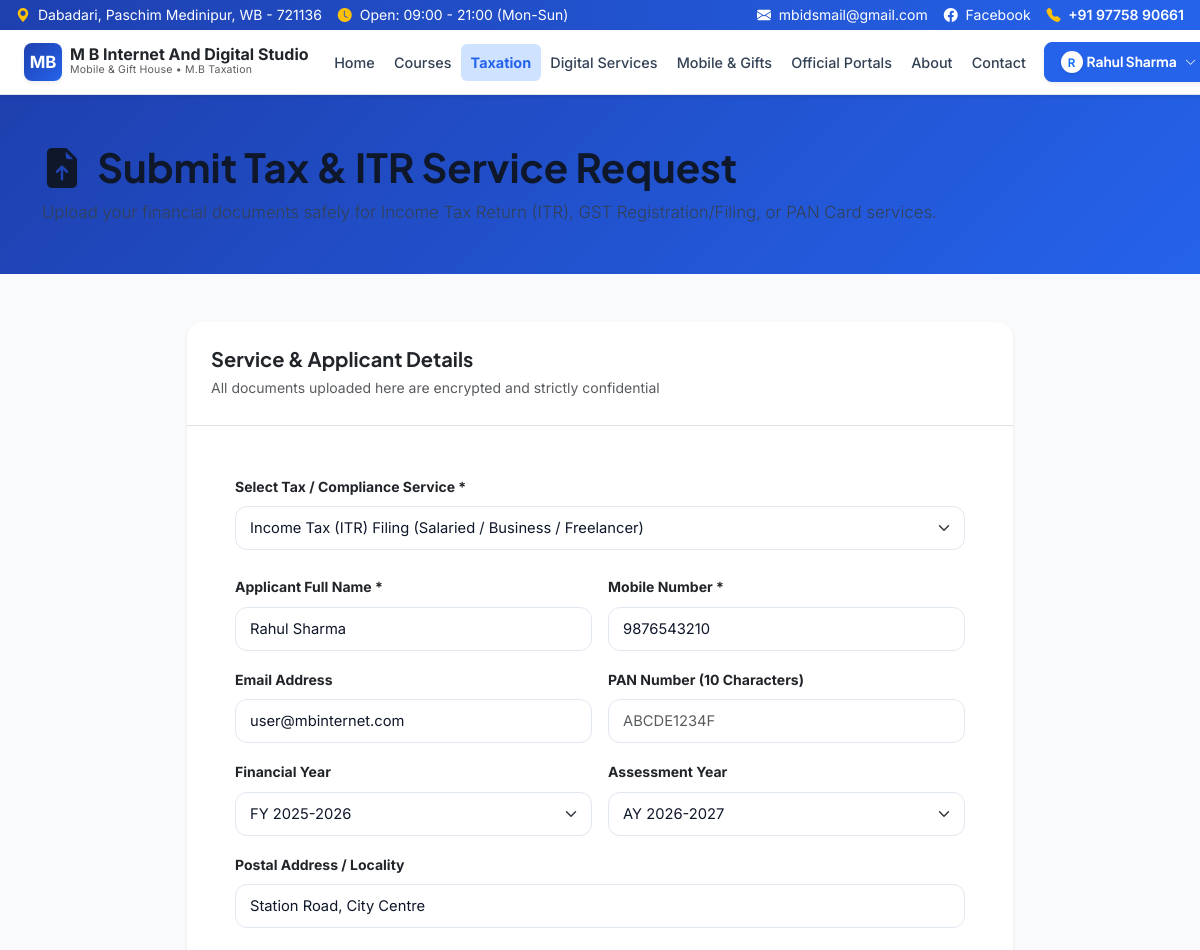
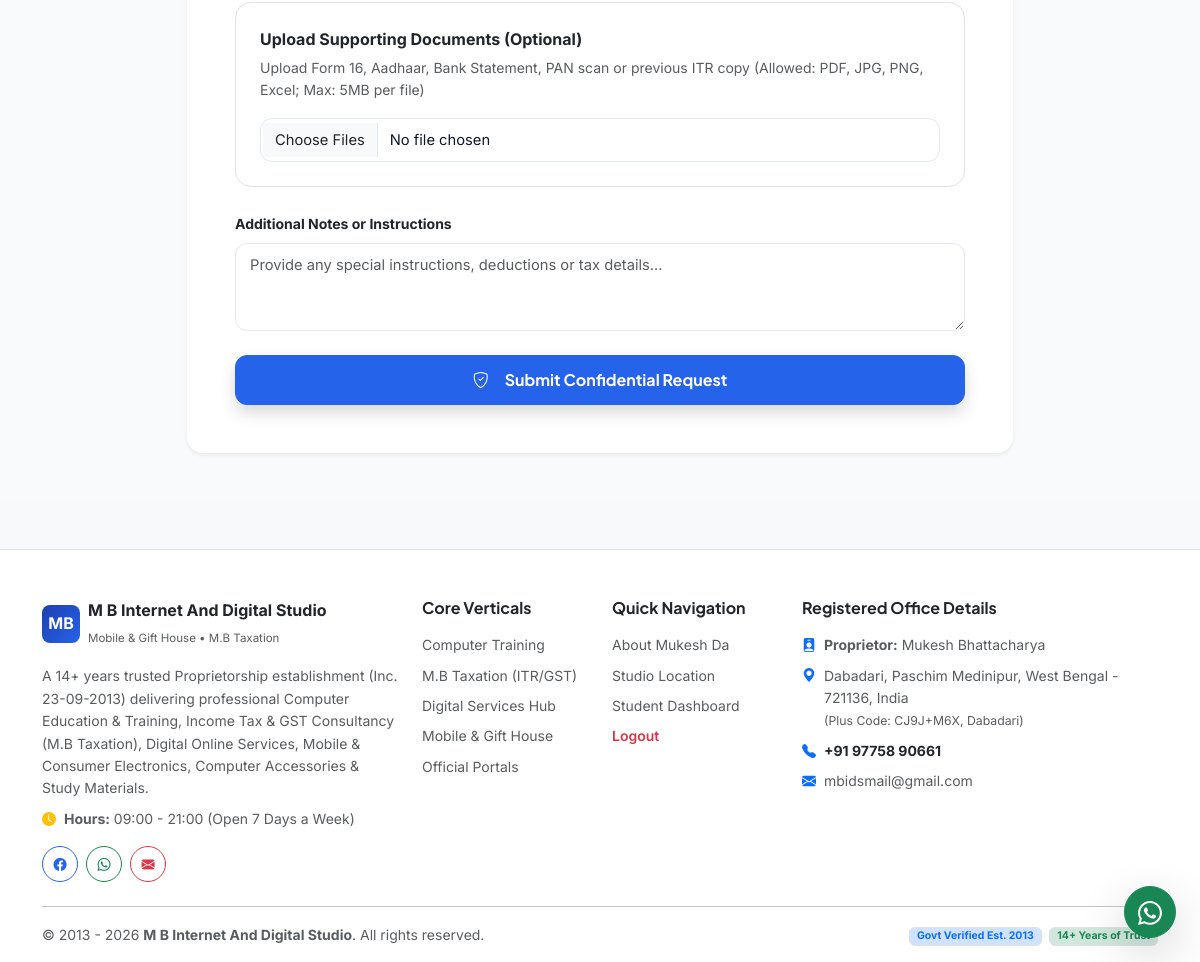
Page /tax-request.php (signed in) on the committed database (2 pictures, top to bottom).
### tables this page shows
CREATE TABLE `users` (
  `id` INT UNSIGNED NOT NULL AUTO_INCREMENT,
  `user_code` VARCHAR(50) NOT NULL UNIQUE,
  `name` VARCHAR(120) NOT NULL,
  `email` VARCHAR(150) NOT NULL UNIQUE,
  `mobile` VARCHAR(20) NOT NULL UNIQUE,
  `password_hash` VARCHAR(255) NOT NULL,
  `address` TEXT NULL,
  `role` ENUM('user', 'admin') NOT NULL DEFAULT 'user',
  `status` ENUM('active', 'inactive', 'suspended') NOT NULL DEFAULT 'active',
  `created_at` DATETIME NOT NULL DEFAULT CURRENT_TIMESTAMP,
  `updated_at` DATETIME NOT NULL DEFAULT CURRENT_TIMESTAMP ON UPDATE CURRENT_TIMESTAMP,
  PRIMARY KEY (`id`),
  INDEX `idx_users_email` (`email`),
  INDEX `idx_users_mobile` (`mobile`),
  INDEX `idx_users_role` (`role`),
  INDEX `idx_users_status` (`status`)
);

### includes/Auth.php (called while the page is built, shortened)
<?php
require_once __DIR__ . '/../config/db.php';
function is_logged_in(): bool {
    return !empty($_SESSION['user_id']) && !empty($_SESSION['role']);
}
function is_admin(): bool {
    return is_logged_in() && $_SESSION['role'] === 'admin';
}
function current_user(): ?array {
    global $conn;
    $stmt = $conn->prepare("SELECT id, user_code, name, email, mobile, address, role, status, created_at FROM users WHERE id = :id LIMIT 1");
    $stmt->execute([':id' => (int)$_SESSION['user_id']]);
    return $stmt->fetch() ?: null;
}

### tax-request.php (the view, shortened to what this page needs)
<?php
require_once __DIR__ . '/config/db.php';
require_once __DIR__ . '/includes/auth.php';
$service_param = isset($_GET['service']) ? trim($_GET['service']) : 'Income Tax (ITR) Filing';
include __DIR__ . '/includes/header.php';
?>
<section class="py-5 text-white" style="background: linear-gradient(135deg, #1e40af 0%, #2563eb 100%);">
  <div class="container">
    <h1 class="display-6 fw-bold mb-2"><i class="bi bi-file-earmark-arrow-up-fill me-2"></i> Submit Tax & ITR Service Request</h1>
    <p class="lead opacity-90 mb-0" style="font-size: 1.05rem;">
      Upload your financial documents safely for Income Tax Return (ITR), GST Registration/Filing, or PAN Card services.
    </p>
  </div>
</section>
<section class="py-5" style="background-color: var(--section-bg, #f8fafc);">
  <div class="container" style="max-width: 850px;">
    <div class="card border-0 shadow-sm rounded-4 overflow-hidden" style="background: var(--card-bg, #ffffff);">
      <div class="card-header bg-transparent border-bottom p-4">
        <h5 class="fw-bold text-dark mb-1">Service & Applicant Details</h5>
        <span class="small text-muted">All documents uploaded here are encrypted and strictly confidential</span>
      </div>
      <div class="card-body p-4 p-md-5">
        <form method="POST" action="tax-request.php" enctype="multipart/form-data">
          <div class="mb-4">
            <label class="form-label fw-bold text-dark small">Select Tax / Compliance Service *</label>
            <select name="service_type" class="form-select form-select-lg" required>
              <option value="Income Tax (ITR) Filing" <?php echo ($service_param === 'Income Tax (ITR) Filing' || $service_param === 'itr') ? 'selected' : ''; ?>>Income Tax (ITR) Filing (Salaried / Business / Freelancer)</option>
            </select>
          </div>
          <div class="row g-3 mb-3">
            <div class="col-md-6">
              <label class="form-label small fw-bold text-dark">Applicant Full Name *</label>
              <input type="text" name="customer_name" class="form-control" placeholder="e.g. Mukesh Bhattacharya" value="<?php echo htmlspecialchars($_POST['customer_name'] ?? $logged_user['name']); ?>" required maxlength="80">
            </div>
            <div class="col-md-6">
              <label class="form-label small fw-bold text-dark">Mobile Number *</label>
              <input type="tel" name="mobile" class="form-control" placeholder="10-digit mobile" pattern="[6-9][0-9]{9}" maxlength="10" value="<?php echo htmlspecialchars($_POST['mobile'] ?? $logged_user['mobile']); ?>" required>
            </div>
          </div>
          <div class="row g-3 mb-3">
            <div class="col-md-6">
              <label class="form-label small fw-bold text-dark">Email Address</label>
              <input type="email" name="email" class="form-control" placeholder="client@gmail.com" value="<?php echo htmlspecialchars($_POST['email'] ?? $logged_user['email']); ?>" maxlength="100">
            </div>
            <div class="col-md-6">
              <label class="form-label small fw-bold text-dark">PAN Number (10 Characters)</label>
              <input type="text" name="pan_number" class="form-control text-uppercase" placeholder="ABCDE1234F" maxlength="10" pattern="[A-Za-z]{5}[0-9]{4}[A-Za-z]{1}" value="<?php echo htmlspecialchars($_POST['pan_number'] ?? ''); ?>">
            </div>
          </div>
          <div class="row g-3 mb-3">
            <div class="col-md-6">
              <label class="form-label small fw-bold text-dark">Financial Year</label>
              <select name="financial_year" class="form-select">
                <option value="2025-2026" selected>FY 2025-2026</option>
              </select>
            </div>
            <div class="col-md-6">
              <label class="form-label small fw-bold text-dark">Assessment Year</label>
              <select name="assessment_year" class="form-select">
                <option value="2026-2027" selected>AY 2026-2027</option>
              </select>
            </div>
          </div>
          <div class="mb-4">
            <label class="form-label small fw-bold text-dark">Postal Address / Locality</label>
            <input type="text" name="address" class="form-control" placeholder="Near Lokkhi Bajar Market, Dabadari" value="<?php echo htmlspecialchars($_POST['address'] ?? $logged_user['address'] ?? ''); ?>" maxlength="255">
          </div>
          <div class="p-4 rounded-4 bg-subtle border mb-4">
            <label class="form-label fw-bold text-dark mb-1">Upload Supporting Documents (Optional)</label>
            <p class="small text-muted mb-3">Upload Form 16, Aadhaar, Bank Statement, PAN scan or previous ITR copy (Allowed: PDF, JPG, PNG, Excel; Max: 5MB per file)</p>
            <input type="file" name="documents[]" class="form-control" multiple accept=".pdf,.jpg,.jpeg,.png,.xlsx,.xls">
          </div>
          <div class="mb-4">
            <label class="form-label small fw-bold text-dark">Additional Notes or Instructions</label>
            <textarea name="notes" class="form-control" rows="3" placeholder="Provide any special instructions, deductions or tax details..." maxlength="1000"><?php echo htmlspecialchars($_POST['notes'] ?? ''); ?></textarea>
          </div>
          <button type="submit" class="btn btn-primary btn-lg w-100 fw-bold shadow">
            <i class="bi bi-shield-check me-2"></i> Submit Confidential Request
          </button>
        </form>
      </div>
    </div>
  </div>
</section>
<?php include __DIR__ . '/includes/footer.php'; ?>

### includes/header.php (shortened to what this page needs)
<?php
require_once __DIR__ . '/../config/db.php';
require_once __DIR__ . '/auth.php';
$logged_user = current_user();
$current_page = basename($_SERVER['PHP_SELF']);
?>
<!DOCTYPE html>
<html lang="en" data-bs-theme="light">
<head>
  <link href="https://cdn.jsdelivr.net/npm/bootstrap@5.3.3/dist/css/bootstrap.min.css" rel="stylesheet">
  <link href="https://cdn.jsdelivr.net/npm/bootstrap-icons@1.11.3/font/bootstrap-icons.min.css" rel="stylesheet">
  <link href="assets/css/style.css" rel="stylesheet">
</head>
<body class="bg-body-tertiary">
  <div class="topbar-banner py-1 px-3 d-flex justify-content-between align-items-center text-white small flex-wrap gap-2" style="background: linear-gradient(90deg, #1e40af, #2563eb);">
    <div class="d-flex align-items-center gap-3 flex-wrap">
      <span><i class="bi bi-geo-alt-fill text-warning me-1"></i> Dabadari, Paschim Medinipur, WB - 721136</span>
      <span><i class="bi bi-clock-fill text-warning me-1"></i> Open: 09:00 - 21:00 (Mon-Sun)</span>
    </div>
    <div class="d-flex align-items-center gap-3">
      <a href="mailto:mbidsmail@gmail.com" class="text-white text-decoration-none">
        <i class="bi bi-envelope-fill me-1"></i> mbidsmail@gmail.com
      </a>
      <a href="https://www.facebook.com/MBIDS/photos_by" target="_blank" rel="noopener noreferrer" class="text-white text-decoration-none">
        <i class="bi bi-facebook me-1"></i> <span class="d-none d-sm-inline">Facebook</span>
      </a>
      <a href="tel:+919775890661" class="text-white text-decoration-none fw-semibold">
        <i class="bi bi-telephone-fill me-1 text-warning"></i> +91 97758 90661
      </a>
    </div>
  </div>
  <nav class="navbar navbar-expand-xl sticky-top border-bottom py-2 shadow-sm bg-white site-navbar">
    <div class="container-fluid px-2 px-lg-4">
      <a class="navbar-brand d-flex align-items-center gap-2 me-2 me-lg-3 flex-shrink-0" href="index.php">
        <div class="brand-logo-badge d-flex align-items-center justify-content-center text-white fw-bold rounded-3 shadow-sm" style="width: 38px; height: 38px; background: linear-gradient(135deg, #1e40af, #2563eb); font-size: 1.05rem; flex-shrink: 0;">
          MB
        </div>
        <div>
          <span class="fw-bold fs-6 d-block text-dark lh-1 text-nowrap">M B Internet And Digital Studio</span>
          <span class="text-muted d-none d-md-block" style="font-size: 0.66rem; letter-spacing: 0.2px;">Mobile & Gift House • M.B Taxation</span>
        </div>
      </a>
      <div class="collapse navbar-collapse" id="navbarMain">
        <ul class="navbar-nav mx-auto mb-2 mb-xl-0 fw-semibold align-items-center">
          <li class="nav-item">
            <a class="nav-link <?php echo ($current_page == 'index.php') ? 'active text-primary fw-bold bg-primary-subtle' : 'text-dark'; ?>" href="index.php">Home</a>
          </li>
          <li class="nav-item">
            <a class="nav-link <?php echo ($current_page == 'courses.php' || $current_page == 'course-details.php') ? 'active text-primary fw-bold bg-primary-subtle' : 'text-dark'; ?>" href="courses.php">Courses</a>
          </li>
          <li class="nav-item">
            <a class="nav-link <?php echo ($current_page == 'tax-services.php' || $current_page == 'tax-request.php') ? 'active text-primary fw-bold bg-primary-subtle' : 'text-dark'; ?>" href="tax-services.php">Taxation</a>
          </li>
          <li class="nav-item">
            <a class="nav-link <?php echo ($current_page == 'digital-services.php') ? 'active text-primary fw-bold bg-primary-subtle' : 'text-dark'; ?>" href="digital-services.php">Digital Services</a>
          </li>
          <li class="nav-item">
            <a class="nav-link <?php echo ($current_page == 'mobile-gift-house.php') ? 'active text-primary fw-bold bg-primary-subtle' : 'text-dark'; ?>" href="mobile-gift-house.php">Mobile & Gifts</a>
          </li>
          <li class="nav-item">
            <a class="nav-link <?php echo ($current_page == 'important-links.php') ? 'active text-primary fw-bold bg-primary-subtle' : 'text-dark'; ?>" href="important-links.php">Official Portals</a>
          </li>
          <li class="nav-item">
            <a class="nav-link <?php echo ($current_page == 'about.php') ? 'active text-primary fw-bold bg-primary-subtle' : 'text-dark'; ?>" href="about.php">About</a>
          </li>
          <li class="nav-item">
            <a class="nav-link <?php echo ($current_page == 'contact.php') ? 'active text-primary fw-bold bg-primary-subtle' : 'text-dark'; ?>" href="contact.php">Contact</a>
          </li>
        </ul>
        <div class="d-flex align-items-center gap-2 mt-2 mt-xl-0 ms-xl-2 flex-shrink-0">
          <?php if (is_logged_in()): ?>
            <?php if (is_admin()): ?>
              <div class="dropdown flex-shrink-0">
                <button class="btn btn-danger btn-sm fw-bold dropdown-toggle d-inline-flex align-items-center gap-1 shadow-sm px-2 px-sm-3 py-2 rounded-3 user-profile-btn" type="button" data-bs-toggle="dropdown" aria-expanded="false" id="adminDropdownBtn">
                  <i class="bi bi-shield-lock-fill flex-shrink-0"></i>
                  <span class="d-inline-block text-truncate text-start" style="max-width: 110px; vertical-align: middle;">
                    <?php echo htmlspecialchars($logged_user['name'] ?? 'Admin'); ?>
                  </span>
                  <i class="bi bi-chevron-down ms-1 flex-shrink-0" style="font-size: 0.72rem;"></i>
                </button>
                <ul class="dropdown-menu dropdown-menu-end shadow-lg border-0 rounded-4 small py-2 mt-2" aria-labelledby="adminDropdownBtn" style="min-width: 250px;">
                  <li class="px-3 py-2 border-bottom bg-light">
                    <span class="d-block fw-bold text-dark text-truncate"><?php echo htmlspecialchars($logged_user['name'] ?? 'Mukesh Bhattacharya'); ?></span>
                    <span class="badge bg-danger mt-1" style="font-size: 0.68rem;">Administrator</span>
                  </li>
                  <li><a class="dropdown-item py-2 fw-semibold" href="admin/index.php"><i class="bi bi-speedometer2 text-primary me-2"></i> Dashboard Overview</a></li>
                  <li><a class="dropdown-item py-2" href="admin/courses.php"><i class="bi bi-mortarboard text-success me-2"></i> Manage Courses</a></li>
                  <li><a class="dropdown-item py-2" href="admin/tax-services.php"><i class="bi bi-receipt-cutoff text-purple me-2"></i> Tax & Legal Services</a></li>
                  <li><a class="dropdown-item py-2" href="admin/tax-requests.php"><i class="bi bi-file-earmark-text text-warning me-2"></i> Tax Applications</a></li>
                  <li><a class="dropdown-item py-2" href="admin/digital-services.php"><i class="bi bi-printer text-info me-2"></i> Digital Services</a></li>
                  <li><a class="dropdown-item py-2" href="admin/products.php"><i class="bi bi-phone text-warning me-2"></i> Mobile & Gifts</a></li>
                  <li><a class="dropdown-item py-2" href="admin/links.php"><i class="bi bi-link-45deg text-info me-2"></i> Official Portals</a></li>
                  <li><a class="dropdown-item py-2" href="admin/orders.php"><i class="bi bi-cart-check text-success me-2"></i> Admissions & Orders</a></li>
                  <li><a class="dropdown-item py-2" href="admin/users.php"><i class="bi bi-people text-secondary me-2"></i> User Directory</a></li>
                  <li><a class="dropdown-item py-2" href="admin/settings.php"><i class="bi bi-gear text-dark me-2"></i> Business Settings</a></li>
                  <li><hr class="dropdown-divider my-1"></li>
                  <li><a class="dropdown-item py-2 text-danger fw-bold" href="logout.php"><i class="bi bi-box-arrow-right me-2"></i> Logout Admin</a></li>
                </ul>
              </div>
            <?php else: ?>
              <div class="dropdown flex-shrink-0">
                <button class="btn btn-primary btn-sm fw-bold dropdown-toggle d-inline-flex align-items-center gap-1 shadow-sm px-2 px-sm-3 py-2 rounded-3 user-profile-btn" type="button" data-bs-toggle="dropdown" aria-expanded="false" id="userDropdownBtn">
                  <div class="rounded-circle bg-white text-primary d-inline-flex align-items-center justify-content-center fw-bold shadow-sm flex-shrink-0" style="width: 22px; height: 22px; font-size: 0.72rem;">
                    <?php echo strtoupper(substr($logged_user['name'] ?? 'U', 0, 1)); ?>
                  </div>
                  <span class="d-inline-block text-truncate text-start" style="max-width: 110px; vertical-align: middle;">
                    <?php echo htmlspecialchars($logged_user['name'] ?? 'User'); ?>
                  </span>
                  <i class="bi bi-chevron-down ms-1 flex-shrink-0" style="font-size: 0.72rem;"></i>
                </button>
              </div>
            <?php endif; ?>
          <?php endif; ?>
        </div>
      </div>
    </div>
  </nav>

### rows in the picture
users: name "R", name "Rahul Sharma", customer_name "Rahul Sharma", mobile "9876543210", email "user@mbinternet.com", address "Station Road, City Centre"
